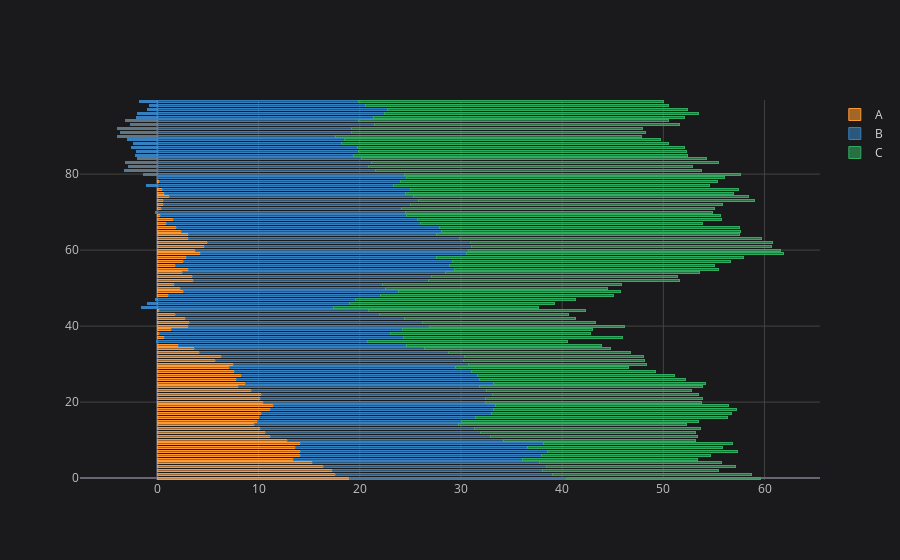

The code cell stored with this chart in its notebook:
### Code cell
df.iplot(kind = 'barh', barmode='stack', bargap=0.5)
